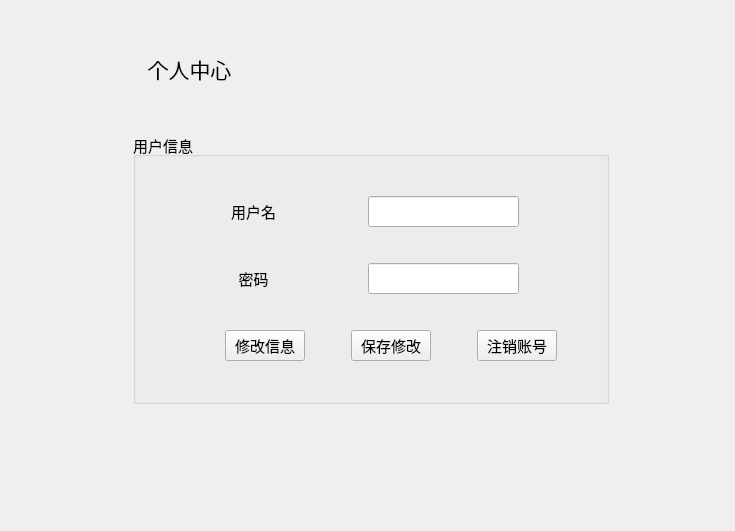
<?xml version="1.0" encoding="UTF-8"?>
<ui version="4.0">
 <class>UserInfo</class>
 <widget class="QWidget" name="UserInfo">
  <property name="geometry">
   <rect>
    <x>0</x>
    <y>0</y>
    <width>735</width>
    <height>531</height>
   </rect>
  </property>
  <property name="windowTitle">
   <string>UserInfo</string>
  </property>
  <layout class="QGridLayout" name="gridLayout_2">
   <item row="1" column="3">
    <spacer name="horizontalSpacer_13">
     <property name="orientation">
      <enum>Qt::Horizontal</enum>
     </property>
     <property name="sizeHint" stdset="0">
      <size>
       <width>105</width>
       <height>20</height>
      </size>
     </property>
    </spacer>
   </item>
   <item row="1" column="0">
    <spacer name="horizontalSpacer_12">
     <property name="orientation">
      <enum>Qt::Horizontal</enum>
     </property>
     <property name="sizeHint" stdset="0">
      <size>
       <width>105</width>
       <height>20</height>
      </size>
     </property>
    </spacer>
   </item>
   <item row="2" column="2">
    <spacer name="verticalSpacer_2">
     <property name="orientation">
      <enum>Qt::Vertical</enum>
     </property>
     <property name="sizeHint" stdset="0">
      <size>
       <width>20</width>
       <height>112</height>
      </size>
     </property>
    </spacer>
   </item>
   <item row="1" column="1" colspan="2">
    <widget class="QGroupBox" name="groupBox_User">
     <property name="minimumSize">
      <size>
       <width>471</width>
       <height>271</height>
      </size>
     </property>
     <property name="font">
      <font>
       <pointsize>11</pointsize>
      </font>
     </property>
     <property name="title">
      <string>用户信息</string>
     </property>
     <layout class="QGridLayout" name="gridLayout">
      <item row="1" column="0">
       <layout class="QHBoxLayout" name="horizontalLayout_2">
        <item>
         <spacer name="horizontalSpacer_5">
          <property name="orientation">
           <enum>Qt::Horizontal</enum>
          </property>
          <property name="sizeHint" stdset="0">
           <size>
            <width>40</width>
            <height>20</height>
           </size>
          </property>
         </spacer>
        </item>
        <item>
         <widget class="QLabel" name="label_3">
          <property name="minimumSize">
           <size>
            <width>61</width>
            <height>31</height>
           </size>
          </property>
          <property name="font">
           <font>
            <pointsize>11</pointsize>
           </font>
          </property>
          <property name="text">
           <string>密码</string>
          </property>
          <property name="alignment">
           <set>Qt::AlignCenter</set>
          </property>
         </widget>
        </item>
        <item>
         <spacer name="horizontalSpacer_8">
          <property name="orientation">
           <enum>Qt::Horizontal</enum>
          </property>
          <property name="sizeHint" stdset="0">
           <size>
            <width>40</width>
            <height>20</height>
           </size>
          </property>
         </spacer>
        </item>
        <item>
         <widget class="QLineEdit" name="userPassward">
          <property name="minimumSize">
           <size>
            <width>151</width>
            <height>31</height>
           </size>
          </property>
         </widget>
        </item>
        <item>
         <spacer name="horizontalSpacer_10">
          <property name="orientation">
           <enum>Qt::Horizontal</enum>
          </property>
          <property name="sizeHint" stdset="0">
           <size>
            <width>40</width>
            <height>20</height>
           </size>
          </property>
         </spacer>
        </item>
       </layout>
      </item>
      <item row="3" column="0">
       <layout class="QHBoxLayout" name="horizontalLayout_3">
        <item>
         <spacer name="horizontalSpacer">
          <property name="orientation">
           <enum>Qt::Horizontal</enum>
          </property>
          <property name="sizeHint" stdset="0">
           <size>
            <width>40</width>
            <height>20</height>
           </size>
          </property>
         </spacer>
        </item>
        <item>
         <spacer name="horizontalSpacer_2">
          <property name="orientation">
           <enum>Qt::Horizontal</enum>
          </property>
          <property name="sizeHint" stdset="0">
           <size>
            <width>40</width>
            <height>20</height>
           </size>
          </property>
         </spacer>
        </item>
        <item>
         <widget class="QPushButton" name="pbtchange">
          <property name="minimumSize">
           <size>
            <width>71</width>
            <height>31</height>
           </size>
          </property>
          <property name="font">
           <font>
            <pointsize>11</pointsize>
           </font>
          </property>
          <property name="text">
           <string>修改信息</string>
          </property>
         </widget>
        </item>
        <item>
         <spacer name="horizontalSpacer_3">
          <property name="orientation">
           <enum>Qt::Horizontal</enum>
          </property>
          <property name="sizeHint" stdset="0">
           <size>
            <width>40</width>
            <height>20</height>
           </size>
          </property>
         </spacer>
        </item>
        <item>
         <widget class="QPushButton" name="pbtSave">
          <property name="minimumSize">
           <size>
            <width>71</width>
            <height>31</height>
           </size>
          </property>
          <property name="font">
           <font>
            <pointsize>11</pointsize>
           </font>
          </property>
          <property name="text">
           <string>保存修改</string>
          </property>
         </widget>
        </item>
        <item>
         <spacer name="horizontalSpacer_4">
          <property name="orientation">
           <enum>Qt::Horizontal</enum>
          </property>
          <property name="sizeHint" stdset="0">
           <size>
            <width>40</width>
            <height>20</height>
           </size>
          </property>
         </spacer>
        </item>
        <item>
         <widget class="QPushButton" name="pbtCancel">
          <property name="minimumSize">
           <size>
            <width>71</width>
            <height>31</height>
           </size>
          </property>
          <property name="font">
           <font>
            <pointsize>11</pointsize>
           </font>
          </property>
          <property name="text">
           <string>注销账号</string>
          </property>
         </widget>
        </item>
        <item>
         <spacer name="horizontalSpacer_11">
          <property name="orientation">
           <enum>Qt::Horizontal</enum>
          </property>
          <property name="sizeHint" stdset="0">
           <size>
            <width>40</width>
            <height>20</height>
           </size>
          </property>
         </spacer>
        </item>
       </layout>
      </item>
      <item row="0" column="0">
       <layout class="QHBoxLayout" name="horizontalLayout">
        <item>
         <spacer name="horizontalSpacer_6">
          <property name="orientation">
           <enum>Qt::Horizontal</enum>
          </property>
          <property name="sizeHint" stdset="0">
           <size>
            <width>40</width>
            <height>20</height>
           </size>
          </property>
         </spacer>
        </item>
        <item>
         <widget class="QLabel" name="label_2">
          <property name="minimumSize">
           <size>
            <width>61</width>
            <height>31</height>
           </size>
          </property>
          <property name="font">
           <font>
            <pointsize>11</pointsize>
           </font>
          </property>
          <property name="text">
           <string>用户名</string>
          </property>
          <property name="alignment">
           <set>Qt::AlignCenter</set>
          </property>
         </widget>
        </item>
        <item>
         <spacer name="horizontalSpacer_7">
          <property name="orientation">
           <enum>Qt::Horizontal</enum>
          </property>
          <property name="sizeHint" stdset="0">
           <size>
            <width>40</width>
            <height>20</height>
           </size>
          </property>
         </spacer>
        </item>
        <item>
         <widget class="QLineEdit" name="userName">
          <property name="minimumSize">
           <size>
            <width>151</width>
            <height>31</height>
           </size>
          </property>
         </widget>
        </item>
        <item>
         <spacer name="horizontalSpacer_9">
          <property name="orientation">
           <enum>Qt::Horizontal</enum>
          </property>
          <property name="sizeHint" stdset="0">
           <size>
            <width>40</width>
            <height>20</height>
           </size>
          </property>
         </spacer>
        </item>
       </layout>
      </item>
     </layout>
    </widget>
   </item>
   <item row="0" column="2">
    <spacer name="verticalSpacer">
     <property name="orientation">
      <enum>Qt::Vertical</enum>
     </property>
     <property name="sizeHint" stdset="0">
      <size>
       <width>20</width>
       <height>112</height>
      </size>
     </property>
    </spacer>
   </item>
   <item row="0" column="0" colspan="2">
    <widget class="QLabel" name="ladSelfShow">
     <property name="font">
      <font>
       <pointsize>16</pointsize>
      </font>
     </property>
     <property name="text">
      <string>个人中心</string>
     </property>
     <property name="alignment">
      <set>Qt::AlignCenter</set>
     </property>
    </widget>
   </item>
  </layout>
 </widget>
 <resources/>
 <connections/>
</ui>
